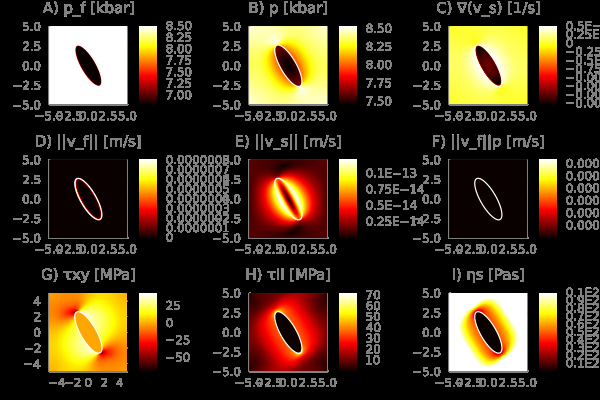
%> input picture docs/PT_HMC_1023x1023.png, 600 x 400 px, given in place of PT_HMC_Atg_1023x1023_1.png, which was not available
$ octave visu_png2gif.m   (GNU Octave 9; MATLAB toolbox functions it lacks are replaced by stand-ins)
%> lines starting %> are read from the running program, lines starting %| are printed output that depends on the picture; pictures that were not available may be replaced by others from this repository, and a replacement may not be noted
clear
istart = 1;
nsave  = 90;
dtim   = 0.08;
st     = 0.6;
iskip  = 1;
inputname = 'PT_HMC_Atg_1023x1023';
filename = 'PT_HMC_Atg_1023x1023.gif';
for isave = istart:iskip:nsave
    fname = [inputname '_' int2str(isave) '.png'];
    im2 = imread(fname);
%> im2 is the input picture: size 400x600x3 uint8; mean R, G, B 64.3, 49.3, 31.8
    im  = imresize(im2, st);
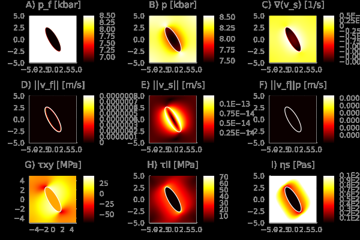
%> im: size 240x360x3 uint8; mean R, G, B 64.7, 49.8, 32.2
    [imind,cm] = rgb2ind(im,256);
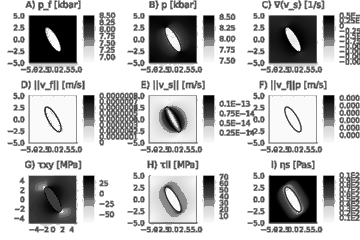
%> imind: size 240x360 uint8; min 0, max 255, mean 194
%> cm = 256 rows, first 12: [1 1 1; 1 0.996 0.945; 1 0.996 0.882; 1 0.996 0.816; 1 0.996 0.773; 1 0.996 0.741; 1 1 0.714; 1 1 0.69; 1 1 0.659; 1 0.992 0.635; 1 1 0.608; 1 1 0.576]
    % Write to the GIF File
    if isave == istart
        imwrite(imind,cm,filename,'gif', 'Loopcount',inf,'DelayTime',dtim);
    else
        imwrite(imind,cm,filename,'gif','WriteMode','append','DelayTime',dtim);
    end
end
%> pass 2 of the loop `for isave = istart:iskip:nsave`:
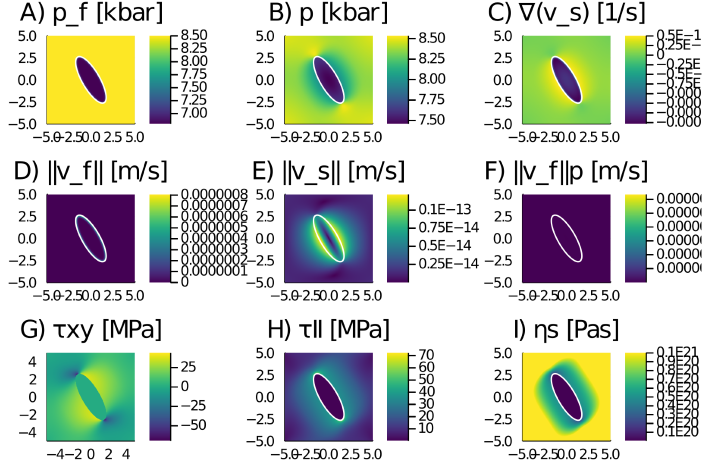
%> input picture docs/PT_HMC_1024x1024.png, 1431 x 927 px, given in place of PT_HMC_Atg_1023x1023_2.png, which was not available (shown at 1/2 size)
%> im2 is the input picture: size 927x1431x3 uint8; mean R, G, B 199.8, 205.1, 195.3
%> `im  = imresize(im2, st);`:
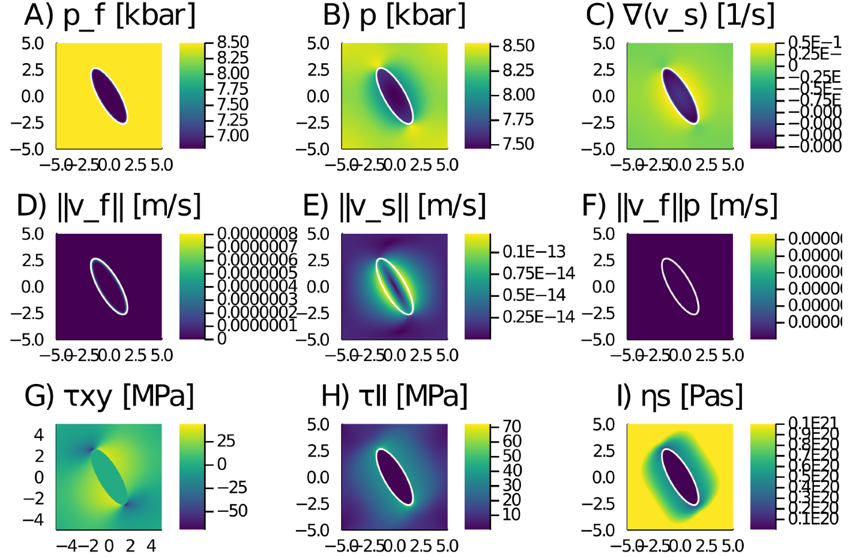
%> im: size 557x859x3 uint8; mean R, G, B 199.5, 204.8, 195
%> `[imind,cm] = rgb2ind(im,256);`:
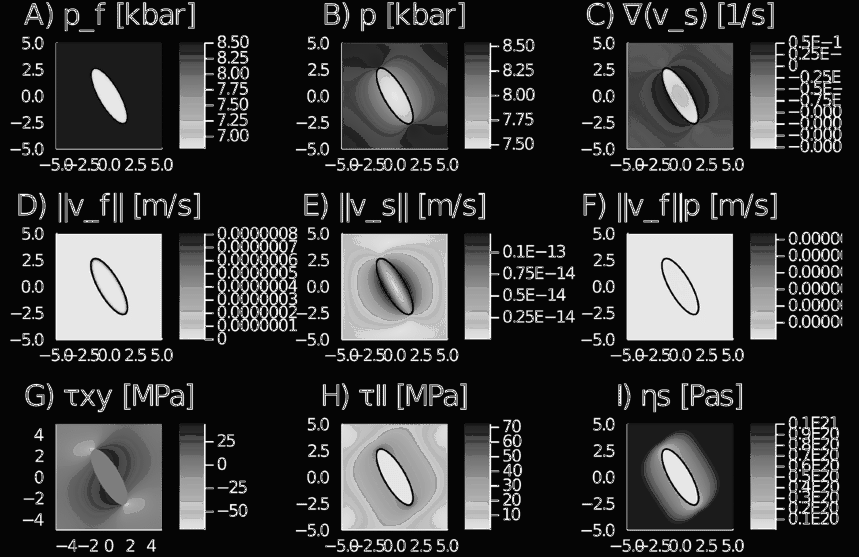
%> imind: size 557x859 uint8; min 1, max 254, mean 54.2
%> cm = 255 rows, first 12: [1 1 1; 0.969 0.988 0.984; 0.988 0.988 0.945; 0.996 0.996 0.996; 0.992 0.992 0.992; 0.988 0.988 0.988; 0.984 0.984 0.984; 0.98 0.98 0.98; 0.976 0.976 0.976; 0.973 0.969 0.973; 0.965 0.965 0.965; 0.961 0.961 0.961]
%> (the run ends here)
